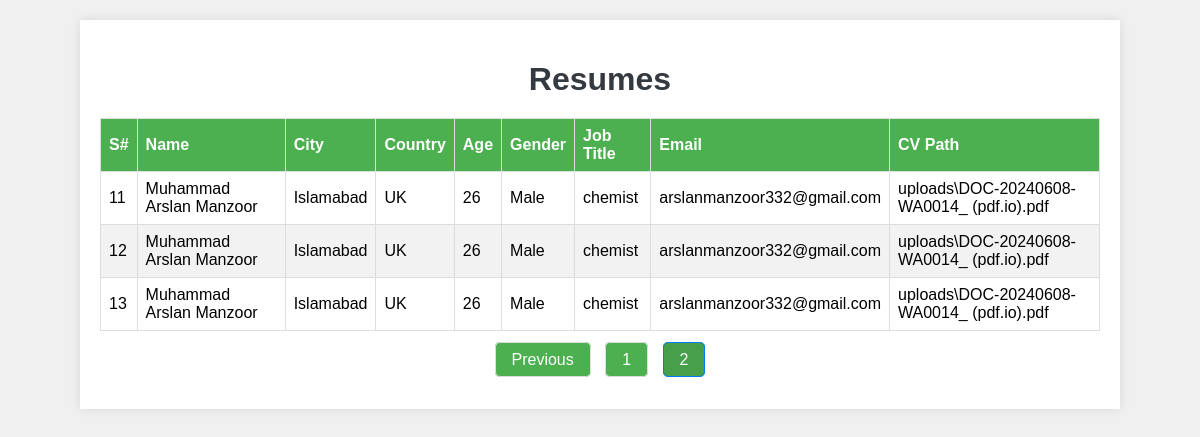
Page /show_results?page=2 on the committed database.
### tables this page shows
CREATE TABLE resumes (
                id INTEGER PRIMARY KEY AUTOINCREMENT,
                name TEXT,
                city TEXT,
                country TEXT,
                age INTEGER,
                gender TEXT,
                job_title TEXT,
                email TEXT,
                cv_path TEXT
            );

### app.py (the view)
@app.route('/show_results')
def show_results():
    page = request.args.get('page', 1, type=int)
    per_page = 10
    offset = (page - 1) * per_page
    with sqlite3.connect('resumes.db') as conn:
        c = conn.cursor()
        c.execute('SELECT COUNT(*) FROM resumes')
        total_records = c.fetchone()[0]
        total_pages = (total_records + per_page - 1) // per_page
        c.execute('SELECT * FROM resumes LIMIT ? OFFSET ?', (per_page, offset))
        resumes = c.fetchall()
    return render_template('results.html', resumes=resumes, page=page, total_pages=total_pages)

### templates/results.html (shortened to what this page needs)
<!DOCTYPE html>
<html lang="en">
<head>
    <link rel="stylesheet" href="{{ url_for('static', filename='style.css') }}">
</head>
<body>
    <div class="container">
        <h1>Resumes</h1>
        <table>
            <thead>
                <tr>
                    <th>S#</th>
                    <th>Name</th>
                    <th>City</th>
                    <th>Country</th>
                    <th>Age</th>
                    <th>Gender</th>
                    <th>Job Title</th>
                    <th>Email</th>
                    <th>CV Path</th>
                </tr>
            </thead>
            <tbody>
                {% for resume in resumes %}
                <tr>
                    <td>{{ resume[0] }}</td>
                    <td>{{ resume[1] }}</td>
                    <td>{{ resume[2] }}</td>
                    <td>{{ resume[3] }}</td>
                    <td>{{ resume[4] }}</td>
                    <td>{{ resume[5] }}</td>
                    <td>{{ resume[6] }}</td>
                    <td>{{ resume[7] }}</td>
                    <td>{{ resume[8] }}</td>
                </tr>
                {% endfor %}
            </tbody>
        </table>
        <div class="pagination">
            {% if page > 1 %}
            <a href="{{ url_for('show_results', page=page-1) }}">Previous</a>
            {% endif %}
            {% for p in range(1, total_pages + 1) %}
            <a href="{{ url_for('show_results', page=p) }}" class="{% if p == page %}active{% endif %}">{{ p }}</a>
            {% endfor %}
        </div>
    </div>
</body>
</html>

### static/style.css (style rules this page uses)
body { font-family: Arial, sans-serif; background-color: #f4f4f4; margin: 0; padding: 0; }
.container { margin: 0 auto; padding: 20px; background-color: #fff; box-shadow: 0 0 10px rgba(0, 0, 0, 0.1); margin-top: 20px; text-align: center; }
h1 { color: #333; }
.pagination { text-align: center; margin-bottom: 20px; }
.pagination a { color: #007BFF; padding: 8px 16px; text-decoration: none; border: 1px solid #ddd; margin: 0 2px; }
.pagination a.active { background-color: #007BFF; color: white; border: 1px solid #007BFF; }
table { width: 100%; border-collapse: collapse; margin-bottom: 20px; }
table, th, td { border: 1px solid #ddd; }
th, td { padding: 8px; text-align: center; }
th { background-color: #f2f2f2; }
body { background-color: #f8f9fa; font-family: 'Arial', sans-serif; }
h1 { color: #343a40; }

### templates/results.html (style rules this page uses)
body { font-family: Arial, sans-serif; background-color: #f0f0f0; margin: 0; padding: 20px; }
.container { max-width: 1000px; margin: 0 auto; padding: 20px; background-color: #fff; box-shadow: 0 0 10px rgba(0, 0, 0, 0.1); }
h1 { text-align: center; margin-bottom: 20px; }
table { width: 100%; border-collapse: collapse; margin-bottom: 20px; }
table, th, td { border: 1px solid #ddd; }
th, td { padding: 8px; text-align: left; }
th { background-color: #4CAF50; color: white; }
tr:nth-child(even) { background-color: #f2f2f2; }
.pagination { text-align: center; margin-top: 20px; }
.pagination a { margin: 0 5px; padding: 8px 16px; text-decoration: none; background-color: #4CAF50; color: white; border-radius: 5px; }
.pagination a.active { background-color: #45a049; }

### rows in the picture
resumes: id "11", name "Muhammad Arslan Manzoor", city "Islamabad", country "UK", age "26", gender "Male", job_title "chemist", email "arslanmanzoor332@gmail.com", cv_path "uploads\\DOC-20240608-WA0014_ (pdf.io).pdf"
resumes: id "12", name "Muhammad Arslan Manzoor", city "Islamabad", country "UK", age "26", gender "Male", job_title "chemist", email "arslanmanzoor332@gmail.com", cv_path "uploads\\DOC-20240608-WA0014_ (pdf.io).pdf"
resumes: id "13", name "Muhammad Arslan Manzoor", city "Islamabad", country "UK", age "26", gender "Male", job_title "chemist", email "arslanmanzoor332@gmail.com", cv_path "uploads\\DOC-20240608-WA0014_ (pdf.io).pdf"

### other values in the picture
{{ p }} "1" "2"
